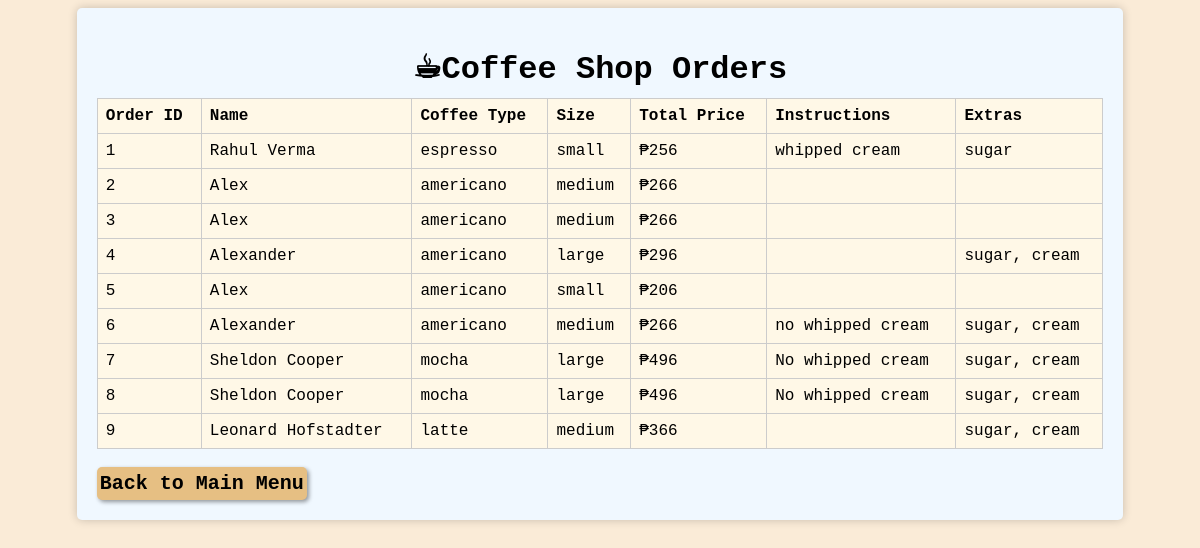
Page /Pages/Show.php on the committed database.
### tables this page shows
CREATE TABLE `orders` (
  `orderID` int(11) NOT NULL,
  `name` varchar(255) NOT NULL,
  `coffeeType` varchar(255) DEFAULT NULL,
  `size` varchar(255) DEFAULT NULL,
  `totalPrice` float DEFAULT NULL,
  `instructions` varchar(255) DEFAULT NULL,
  `extras` varchar(255) DEFAULT NULL
);

### Orders/Show_Order.php (the view, shortened to what this page needs)
<?php
include "../Database/Database.php";
try {
    $conn = new PDO("mysql:host=$db_host;dbname=$db_name", $db_username, $db_password);
    $conn->setAttribute(PDO::ATTR_ERRMODE, PDO::ERRMODE_EXCEPTION);
    $stmt = $conn->prepare("SELECT * FROM orders");
    $stmt->execute();
    $results = $stmt->fetchAll();
    foreach ($results as $result) {
        echo "<tr>";
        echo "<td>" . $result['orderID'] . "</td>";
        echo "<td>" . $result['name'] ."</td>";
        echo "<td>" . $result['coffeeType'] ."</td>";
        echo "<td>" . $result['size'] ."</td>";
        echo "<td>₱". number_format($result['totalPrice']) ."</td>";
        echo "<td>" . $result['instructions'] . '</td>';
        echo "<td>" . $result['extras'] . '</td>';
        echo "</tr>";
    }
} catch (PDOException $e) {
    echo "Error: " . $e->getMessage();
}
?>

### Pages/Show.php (shortened to what this page needs)
<!DOCTYPE html>
<html lang="en">
<head>
<link rel="stylesheet" href="../CSS/Main.css" type="text/css">
</head>
<body>
    <div id="container">
        <h1>☕︎Coffee Shop Orders</h1>
        <table>
            <tr>
                <th>Order ID</th>
                <th>Name</th>
                <th>Coffee Type</th>
                <th>Size</th>
                <th>Total Price</th>
                <th>Instructions</th>
                <th>Extras</th>
            </tr>
            <?php include '../Orders/Show_Order.php';?>
        </table>
        <br/>
        <form action="Menu.html"><button type="submit">Back to Main Menu</button></form>
    </div>
</body>
</html>

### CSS/Main.css (style rules this page uses)
body { font-family: Arial, sans-serif; background-color: antiquewhite; }
h1 { margin: 20px 0 10px 0; font-family: 'Courier New', Courier, monospace; font-weight: bold; text-align: center; }
#container { max-width: 85%; margin: 0 auto; background-color: aliceblue; padding: 20px; border-radius: 5px; box-shadow: 0 0 10px rgba(0, 0, 0, 0.2); margin: auto auto auto auto; position: relative; font-family: 'Courier New', monospace; }
table { width: 100%; border-collapse: collapse; border: 1px solid #ccc; }
th, td { border: 1px solid #ccc; padding: 8px; text-align: left; background-color: #FFF8E7; }
button { max-width: fit-content; font-family: 'Courier New', monospace; font-weight: bold; font-size: 20px; color: #000; background: #E6BF83; padding: 5px 3px 5px 3px; border: transparent; border-radius: 5px; box-shadow: 2px 2px 4px rgba(0, 0, 0, 0.4); }

### rows in the picture
orders: orderID "1", name "Rahul Verma", coffeeType "espresso", size "small", totalPrice "256", instructions "whipped cream", extras "sugar"
orders: orderID "2", name "Alex", coffeeType "americano", size "medium", totalPrice "266"
orders: orderID "3", name "Alex", coffeeType "americano", size "medium", totalPrice "266"
orders: orderID "4", name "Alexander", coffeeType "americano", size "large", totalPrice "296", extras "sugar, cream"
orders: orderID "5", name "Alex", coffeeType "americano", size "small", totalPrice "206"
orders: orderID "6", name "Alexander", coffeeType "americano", size "medium", totalPrice "266", instructions "no whipped cream", extras "sugar, cream"
orders: orderID "7", name "Sheldon Cooper", coffeeType "mocha", size "large", totalPrice "496", instructions "No whipped cream", extras "sugar, cream"
orders: orderID "8", name "Sheldon Cooper", coffeeType "mocha", size "large", totalPrice "496", instructions "No whipped cream", extras "sugar, cream"
orders: orderID "9", name "Leonard Hofstadter", coffeeType "latte", size "medium", totalPrice "366", extras "sugar, cream"
